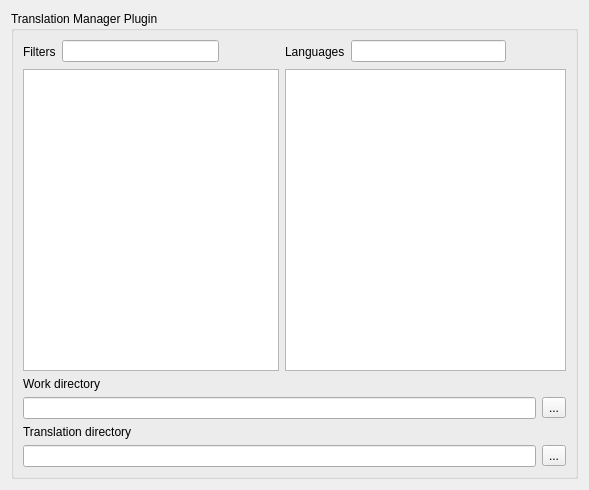
<?xml version="1.0" encoding="UTF-8"?>
<ui version="4.0">
 <class>CTranslationManagerSettingsPage</class>
 <widget class="QWidget" name="CTranslationManagerSettingsPage">
  <property name="geometry">
   <rect>
    <x>0</x>
    <y>0</y>
    <width>589</width>
    <height>490</height>
   </rect>
  </property>
  <property name="windowTitle">
   <string>Form</string>
  </property>
  <layout class="QGridLayout" name="gridLayout_5">
   <item row="0" column="0">
    <widget class="QGroupBox" name="groupBox">
     <property name="title">
      <string>Translation Manager Plugin</string>
     </property>
     <layout class="QGridLayout" name="gridLayout_4">
      <item row="0" column="0">
       <layout class="QGridLayout" name="gridLayout">
        <item row="0" column="0">
         <widget class="QLabel" name="label_5">
          <property name="text">
           <string>Filters</string>
          </property>
         </widget>
        </item>
        <item row="0" column="1">
         <widget class="QLineEdit" name="filter_edit"/>
        </item>
        <item row="0" column="2">
         <widget class="QToolButton" name="filter_add">
          <property name="text">
           <string/>
          </property>
          <property name="icon">
           <iconset resource="../core/core.qrc">
            <normaloff>:/core/icons/ic_nel_add_item.png</normaloff>:/core/icons/ic_nel_add_item.png</iconset>
          </property>
          <property name="autoRaise">
           <bool>true</bool>
          </property>
         </widget>
        </item>
        <item row="0" column="3">
         <widget class="QToolButton" name="filter_del">
          <property name="text">
           <string/>
          </property>
          <property name="icon">
           <iconset resource="../core/core.qrc">
            <normaloff>:/core/icons/ic_nel_delete_item.png</normaloff>:/core/icons/ic_nel_delete_item.png</iconset>
          </property>
          <property name="autoRaise">
           <bool>true</bool>
          </property>
         </widget>
        </item>
        <item row="0" column="4">
         <widget class="QLabel" name="label_7">
          <property name="text">
           <string>Languages</string>
          </property>
         </widget>
        </item>
        <item row="0" column="5">
         <widget class="QLineEdit" name="lang_edit"/>
        </item>
        <item row="0" column="6">
         <widget class="QToolButton" name="lang_add">
          <property name="text">
           <string/>
          </property>
          <property name="icon">
           <iconset resource="../core/core.qrc">
            <normaloff>:/core/icons/ic_nel_add_item.png</normaloff>:/core/icons/ic_nel_add_item.png</iconset>
          </property>
          <property name="autoRaise">
           <bool>true</bool>
          </property>
         </widget>
        </item>
        <item row="0" column="7">
         <widget class="QToolButton" name="lang_del">
          <property name="text">
           <string/>
          </property>
          <property name="icon">
           <iconset resource="../core/core.qrc">
            <normaloff>:/core/icons/ic_nel_delete_item.png</normaloff>:/core/icons/ic_nel_delete_item.png</iconset>
          </property>
          <property name="autoRaise">
           <bool>true</bool>
          </property>
         </widget>
        </item>
        <item row="1" column="0" colspan="4">
         <widget class="QListWidget" name="filter_list"/>
        </item>
        <item row="1" column="4" colspan="4">
         <widget class="QListWidget" name="lang_list"/>
        </item>
       </layout>
      </item>
      <item row="1" column="0">
       <layout class="QGridLayout" name="gridLayout_3">
        <item row="0" column="0">
         <widget class="QLabel" name="label_8">
          <property name="text">
           <string>Work directory</string>
          </property>
         </widget>
        </item>
        <item row="1" column="0">
         <widget class="QLineEdit" name="work_edit"/>
        </item>
        <item row="1" column="1">
         <widget class="QToolButton" name="work_add">
          <property name="text">
           <string>...</string>
          </property>
         </widget>
        </item>
       </layout>
      </item>
      <item row="2" column="0">
       <layout class="QGridLayout" name="gridLayout_2">
        <item row="0" column="0">
         <widget class="QLabel" name="label_6">
          <property name="text">
           <string>Translation directory</string>
          </property>
         </widget>
        </item>
        <item row="1" column="0">
         <widget class="QLineEdit" name="translation_edit"/>
        </item>
        <item row="1" column="1">
         <widget class="QToolButton" name="translation_add">
          <property name="text">
           <string>...</string>
          </property>
         </widget>
        </item>
       </layout>
      </item>
     </layout>
    </widget>
   </item>
  </layout>
 </widget>
 <resources>
  <include location="../core/core.qrc"/>
 </resources>
 <connections/>
</ui>
